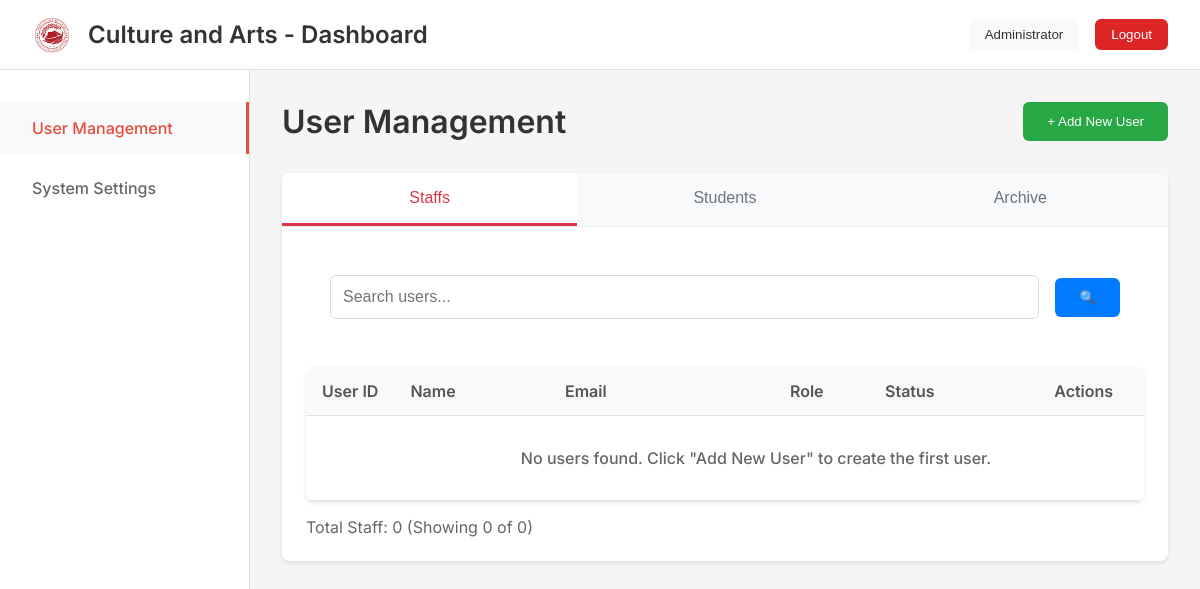
Before: /admin/dashboard.php (signed in) with the older database file.
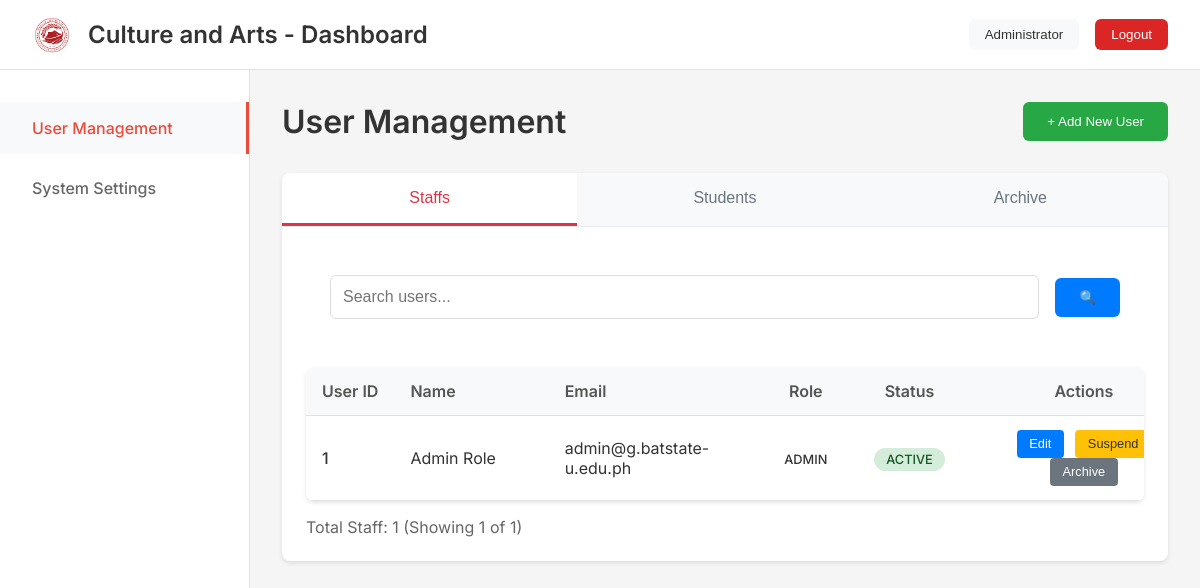
After: the same page with the newer database file.
### tables this page shows
CREATE TABLE `users` (
  `id` int(11) NOT NULL,
  `first_name` varchar(50) NOT NULL,
  `middle_name` varchar(50) DEFAULT NULL,
  `last_name` varchar(50) NOT NULL,
  `email` varchar(100) NOT NULL,
  `password` varchar(255) NOT NULL,
  `role` enum('student','head','central','admin','director') NOT NULL,
  `campus` varchar(100) DEFAULT NULL,
  `status` enum('active','inactive','suspended') DEFAULT 'active',
  `last_login` datetime DEFAULT NULL,
  `created_at` timestamp NOT NULL DEFAULT current_timestamp(),
  `updated_at` timestamp NOT NULL DEFAULT current_timestamp() ON UPDATE current_timestamp()
);

### admin/dashboard.php (the view, shortened to what this page needs)
<?php
$pdo = getDBConnection();
$search = isset($_GET['search']) ? trim($_GET['search']) : '';
$users_per_page = 10;
$current_page = isset($_GET['page']) ? max(1, intval($_GET['page'])) : 1;
$regular_where_conditions = [];
$regular_params = [];
$regular_where_conditions[] = "role != 'student'";
$regular_where_conditions[] = "status != 'inactive'";
$regular_where_clause = 'WHERE ' . implode(' AND ', $regular_where_conditions);
$count_sql_users = "SELECT COUNT(*) FROM users $regular_where_clause";
$count_stmt = $pdo->prepare($count_sql_users);
$count_stmt->execute($regular_params);
$total_regular_users = $count_stmt->fetchColumn();
$offset = ($current_page - 1) * $users_per_page;
$sql_users = "SELECT id, first_name, middle_name, last_name, email, role, status, last_login, created_at, 'users' as source_table FROM users $regular_where_clause ORDER BY id ASC LIMIT $users_per_page OFFSET $offset";
$stmt = $pdo->prepare($sql_users);
$stmt->execute($regular_params);
$regular_users = $stmt->fetchAll();
$users = $regular_users;
?>
<!DOCTYPE html>
<html lang="en">
<head>
</head>
<body>
    <header class="header">
        <div class="header-left">
            <img src="../assets/OCA Logo.png" alt="BatStateU Logo" class="logo">
            <h1 class="header-title">Culture and Arts - Dashboard</h1>
        </div>
        <div class="header-right">
            <button class="admin-btn"><?= htmlspecialchars($_SESSION['user_name'] ?? 'Admin User') ?></button>
            <button class="logout-btn" onclick="logout()">Logout</button>
        </div>
    </header>
    <div class="main-container">
        <aside class="sidebar">
            <nav>
                <ul class="nav-menu">
                    <li class="nav-item">
                        <a href="#" class="nav-link active" data-section="users">User Management</a>
                    </li>
                    <li class="nav-item">
                        <a href="#" class="nav-link" data-section="settings">System Settings</a>
                    </li>
                </ul>
            </nav>
        </aside>
        <main class="main-content">
            <section class="content-section active" id="users">
                <div class="page-header">
                    <h1 class="page-title">User Management</h1>
                    <div style="display: flex; align-items: center; gap: 1rem;">
                        <button class="add-user-btn">+ Add New User</button>
                    </div>
                </div>
                <div class="tabs-container">
                    <div class="tabs-nav">
                        <button class="tab-link active" onclick="switchTab(event, 'staffs-tab')">Staffs</button>
                        <button class="tab-link" onclick="switchTab(event, 'students-tab')">Students</button>
                        <button class="tab-link" onclick="switchTab(event, 'archive-tab')">Archive</button>
                    </div>
                    <div id="staffs-tab" class="tab-content active">
                        <div class="search-filters">
                            <form method="GET" style="display: flex; gap: 1rem; align-items: center; width: 100%;">
                                <input type="text" name="search" placeholder="Search users..." class="search-input" value="<?= htmlspecialchars($search) ?>">
                                <button type="submit" class="search-btn">🔍</button>
                            </form>
                        </div>
                        <div class="table-container">
                            <table class="users-table">
                                <thead>
                                    <tr>
                                        <th>User ID</th>
                                        <th>Name</th>
                                        <th>Email</th>
                                        <th>Role</th>
                                        <th>Status</th>
                                        <th>Actions</th>
                                    </tr>
                                </thead>
                                <tbody>
                                    <?php if (empty($users)): ?>
                                        <tr>
                                            <td colspan="6" style="text-align: center; padding: 2rem; color: #666;">
                                                <?php if (!empty($search)): ?>
                                                    No users found matching your criteria.
                                                <?php else: ?>
                                                    No users found. Click "Add New User" to create the first user.
                                                <?php endif; ?>
                                            </td>
                                        </tr>
                                    <?php else: ?>
                                        <?php foreach ($users as $user): ?>
                                            <tr data-user-id="<?= $user['id'] ?>" data-source-table="<?= $user['source_table'] ?>">
                                                <td><?= $user['id'] ?></td>
                                                <td><?= htmlspecialchars(trim($user['first_name'] . ' ' . ($user['middle_name'] ? $user['middle_name'] . ' ' : '') . $user['last_name'])) ?></td>
                                                <td><?= htmlspecialchars($user['email']) ?></td>
                                                <td>
                                                    <?php if (!empty($user['role'])): ?>
                                                        <span class="role-badge role-<?= $user['role'] ?>">
                                                            <?= strtoupper($user['role']) ?>
                                                        </span>
                                                    <?php else: ?>
                                                        <span class="role-badge" style="background: #dc3545; color: white;">
                                                            NO ROLE
                                                        </span>
                                                    <?php endif; ?>
                                                </td>
                                                <td>
                                                    <span class="status-badge status-<?= $user['status'] ?>">
                                                        <?= strtoupper($user['status']) ?>
                                                    </span>
                                                </td>
                                                <td>
                                                    <button class="action-btn btn-edit" onclick="editUser(<?= $user['id'] ?>, '<?= $user['source_table'] ?>')">Edit</button>
                                                    <?php if ($user['status'] === 'active'): ?>
                                                        <button class="action-btn btn-suspend" onclick="suspendUser(<?= $user['id'] ?>, '<?= $user['source_table'] ?>')">Suspend</button>
                                                    <?php else: ?>
                                                        <button class="action-btn btn-activate" onclick="activateUser(<?= $user['id'] ?>, '<?= $user['source_table'] ?>')">Activate</button>
                                                    <?php endif; ?>
                                                    <button class="action-btn btn-archive" onclick="archiveUser(<?= $user['id'] ?>, '<?= $user['source_table'] ?>')">Archive</button>
                                                </td>
                                            </tr>
                                        <?php endforeach; ?>
                                    <?php endif; ?>
                                </tbody>
                            </table>
                        </div>
                        <div style="margin-top: 1rem; display: flex; justify-content: space-between; align-items: center;">
                            <div style="color: #666;">
                                Total Staff: <?= $total_regular_users ?> (Showing <?= count($users) ?> of <?= $total_regular_users ?>)
                            </div>
                        </div>
                    </div>
                </div>
            </section>
        </main>
    </div>
</body>
</html>

Changed rows visible on the page:
added users: id "1", first_name+middle_name+last_name "Admin Role", email "admin@g.batstate-u.edu.ph", role "ADMIN", status "ACTIVE"
Other visible differences:
$total_regular_users: "0" → "1"
count($users): "0" → "1"
text no longer shown: "No users found. Click \"Add New User\" to create the first user."
